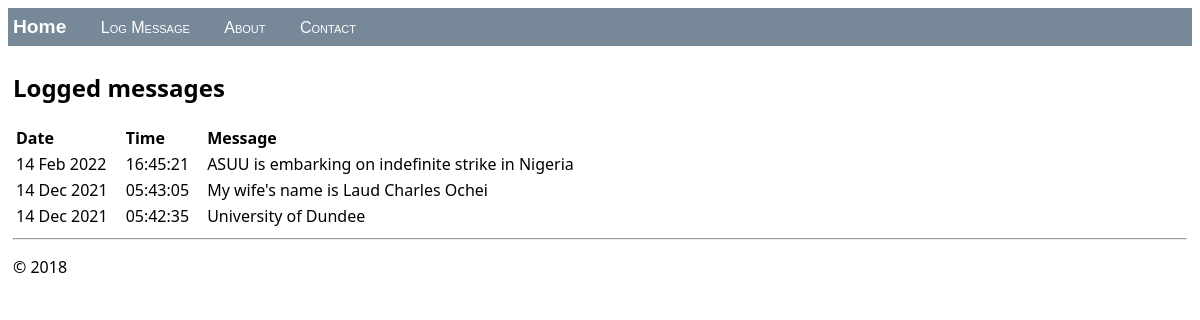
The page / on the database its author committed.
### hello/models.py (models this page shows, shortened)
class LogMessage(models.Model):
    message = models.CharField(max_length=300)
    log_date = models.DateTimeField("date logged")

### hello/views.py (the view)
class HomeListView(ListView):
    model = LogMessage
    def get_context_data(self, **kwargs):
        context = super(HomeListView, self).get_context_data(**kwargs)
        return context

### hello/templates/hello/home.html (shortened to what this page needs)
{% extends "hello/layout.html" %}
{% block content %}
    <h2>Logged messages</h2>
    {% if message_list %}
        <table class="message_list">
            <thead>
            <tr>
                <th>Date</th>
                <th>Time</th>
                <th>Message</th>
            </tr>
            </thead>
            <tbody>
            {% for message in message_list %}
                <tr>
                    <td>{{ message.log_date | date:'d M Y' }}</td>
                    <td>{{ message.log_date | time:'H:i:s' }}</td>
                    <td>
                        {{ message.message }}
                    </td>
                </tr>
            {% endfor %}
            </tbody>
        </table>
    {% else %}
        <p>No messages have been logged. Use the <a href="{% url 'log' %}">Log Message form</a>.</p>
    {% endif %}
{% endblock %}

### hello/templates/hello/layout.html (shortened to what this page needs)
<!DOCTYPE html>
<html>
<head>
    {% load static %}
    <link rel="stylesheet" type="text/css" href="{% static 'hello/site.css' %}"/>
</head>
<body>
<div class="navbar">
    <a href="{% url 'home' %}" class="navbar-brand">Home</a>
    <a href="{% url 'log' %}" class="navbar-item">Log Message</a>
    <a href="{% url 'about' %}" class="navbar-item">About</a>
    <a href="{% url 'contact' %}" class="navbar-item">Contact</a>
</div>
<div class="body-content">
    {% block content %}
    {% endblock %}
    <hr/>
    <footer>
        <p>© 2018</p>
    </footer>
</div>
</body>
</html>

### hello/static/hello/site.css (style rules this page uses)
.navbar { background-color: lightslategray; font-size: 1em; font-family: 'Trebuchet MS', 'Lucida Sans Unicode', 'Lucida Grande', 'Lucida Sans', Arial, sans-serif; color: white; padding: 8px 5px 8px 5px; }
.navbar a { text-decoration: none; color: inherit; }
.navbar-brand { font-size: 1.2em; font-weight: 600; }
.navbar-item { font-variant: small-caps; margin-left: 30px; }
.body-content { padding: 5px; font-family:'Segoe UI', Tahoma, Geneva, Verdana, sans-serif; }
.message_list th,td { text-align: left; padding-right: 15px; }

### rows shown on the page
LogMessage: log_date "14 Feb 2022", log_date "16:45:21", message "ASUU is embarking on indefinite strike in Nigeria"
LogMessage: log_date "14 Dec 2021", log_date "05:43:05", message "My wife's name is Laud Charles Ochei"
LogMessage: log_date "14 Dec 2021", log_date "05:42:35", message "University of Dundee"
